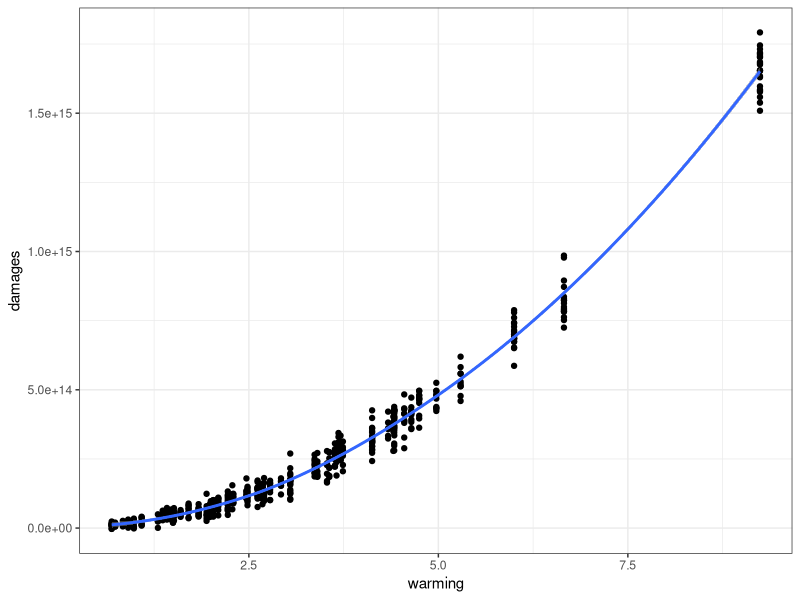
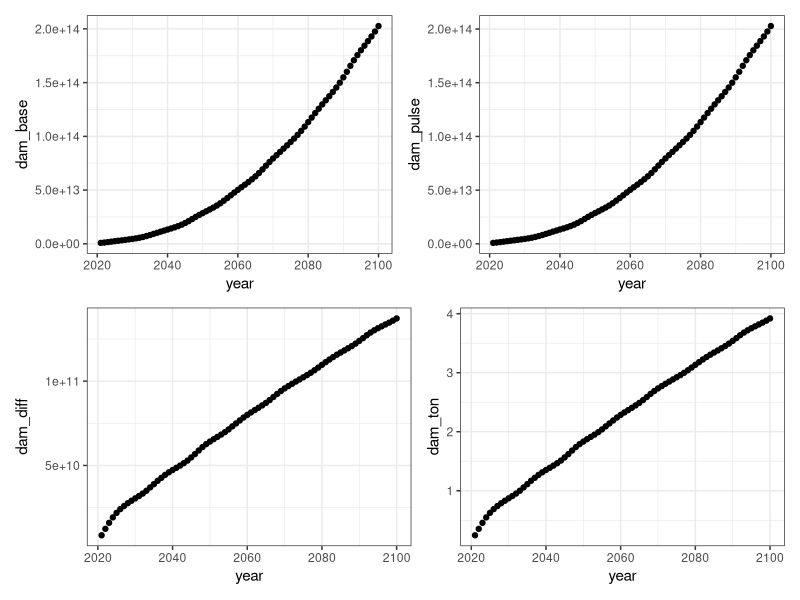
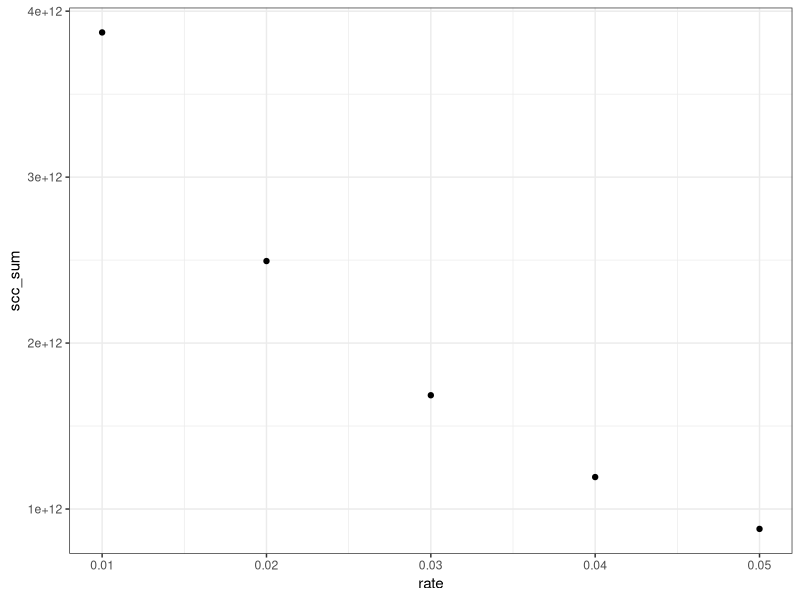
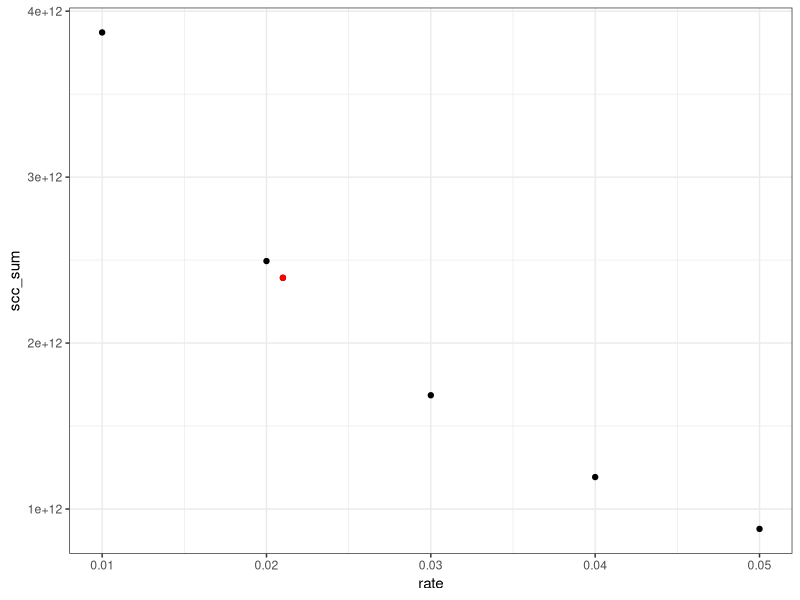

The R script that drew these images, in order:
## ---- chunk 1
knitr::opts_chunk$set(echo = TRUE)
library(tidyverse)
library(here)
library(ggpubr)
library(patchwork)
## ---- chunk 2
#read data
dam <- read.csv(here("data/damages.csv"))
warm <- read.csv("data/warming.csv")
## ---- chunk 3
#Question 1
#dam^2
dam <- dam %>% 
  mutate(warm2 = warming^2)

#dam_lm
dam_lm <- lm(damages ~ warming + warm2, data=dam)

dam_lm[["coefficients"]][["(Intercept)"]] <- 0

#plot
dam_plot <- ggplot(data=dam) +
  geom_point(aes(x=warming, y=damages)) +
  stat_smooth(data=dam_lm, aes(x=warming, y=damages)) +
  theme_bw()

dam_plot
## ---- chunk 4
#Question 2
x <-dam_lm[["coefficients"]][["warming"]]
x2 <-dam_lm[["coefficients"]][["warm2"]]
int <-dam_lm[["coefficients"]][["(Intercept)"]]

warm <- warm %>% 
  mutate(dam_base = (warming_baseline*x) + ((warming_baseline)^2*x2) + int,
         dam_pulse = (warming_pulse*x) + ((warming_pulse)^2*x2) + int,
         dam_diff = dam_pulse - dam_base,
         dam_ton = dam_diff/35000000000)

#graphs
dam_base_plot <- ggplot(data = warm) +
  geom_point(aes(x=year, y=dam_base)) +
  theme_bw()

dam_pulse_plot <- ggplot(data = warm) +
  geom_point(aes(x=year, y=dam_pulse)) +
  theme_bw()

dam_diff_plot <- ggplot(data = warm) +
  geom_point(aes(x=year, y=dam_diff)) +
  theme_bw()

dam_ton_plot <- ggplot(data = warm) +
  geom_point(aes(x=year, y=dam_ton)) +
  theme_bw()

q2_patched <- (dam_base_plot + dam_pulse_plot) / (dam_diff_plot + dam_ton_plot)

q2_patched
## ---- chunk 5
#Question 3
warm <- warm %>%
  mutate(scc1 = dam_diff/ (1+0.01)^X,
         scc2 = dam_diff/ (1+0.02)^X,
         scc3 = dam_diff/ (1+0.03)^X,
         scc4 = dam_diff/ (1+0.04)^X,
         scc5 = dam_diff/ (1+0.05)^X) %>% 
  mutate(scc1_sum = sum(scc1),
         scc2_sum = sum(scc2),
         scc3_sum = sum(scc3),
         scc4_sum = sum(scc4),
         scc5_sum = sum(scc5))

scc_df <- data.frame(c(0.01, 0.02, 0.03, 0.04, 0.05)) %>% 
  cbind(c(warm$scc1_sum[1], warm$scc2_sum[1], warm$scc3_sum[1], warm$scc4_sum[1], warm$scc5_sum[1]))

colnames(scc_df) <- c("rate", "scc_sum")

scc_plot <- ggplot(data = scc_df) +
  geom_point(aes(x=rate, y=scc_sum)) +
  theme_bw()

scc_plot
## ---- chunk 6
#Question 4
rams <- 0.001+(2*0.01)

warm <- warm %>%
  mutate(sccrams = dam_diff/ (1+rams)^X) %>% 
  mutate(sccrams_sum = sum(sccrams))

sccrams_df <- data.frame(c(0.01, 0.02, 0.03, 0.04, 0.05, rams)) %>% 
  cbind(c(warm$scc1_sum[1], warm$scc2_sum[1], warm$scc3_sum[1], warm$scc4_sum[1], warm$scc5_sum[1], warm$sccrams_sum[1]))

colnames(sccrams_df) <- c("rate", "scc_sum")

rams_pt <- subset(sccrams_df, rate == 0.021)

scc_plotq4 <- ggplot(data = sccrams_df) +
  geom_point(aes(x=rate, y=scc_sum)) +
  geom_point(data = rams_pt, aes(x=rate, y=scc_sum), color = "red") +
  theme_bw()

scc_plotq4
